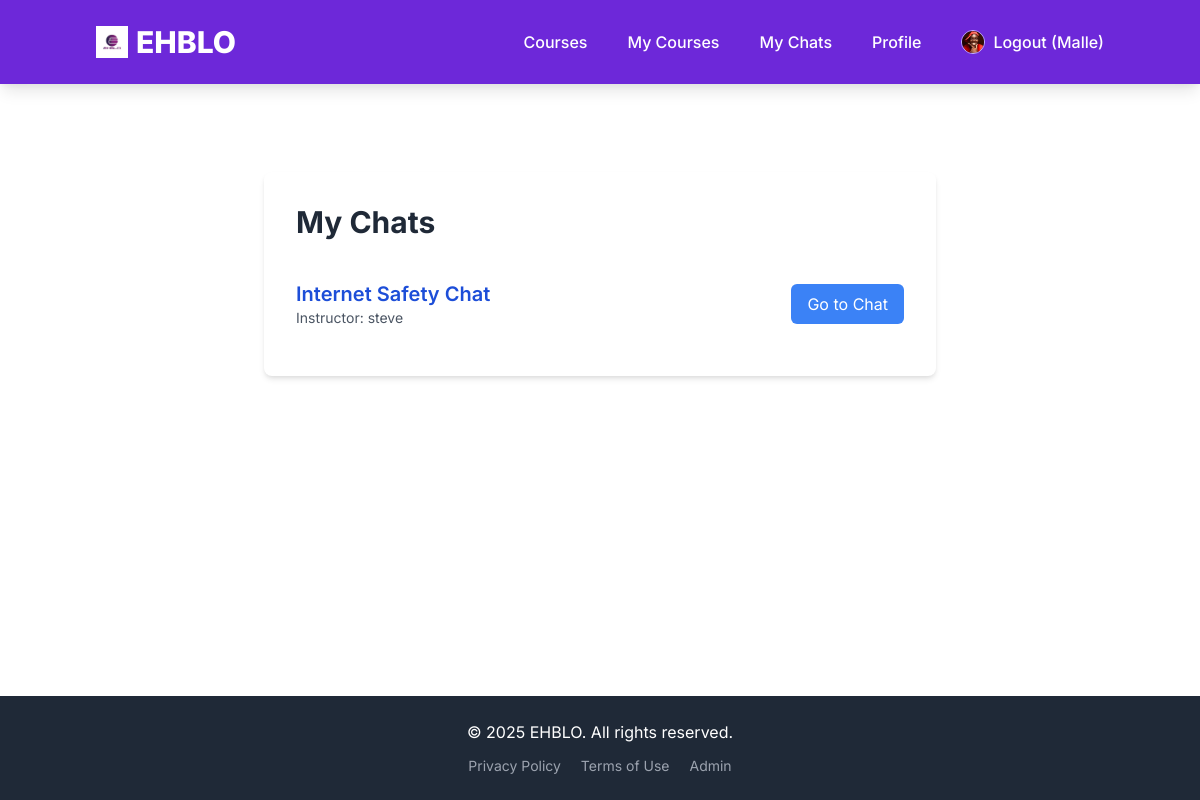
Page /chat/my-chats/ (signed in) on the earlier database version.
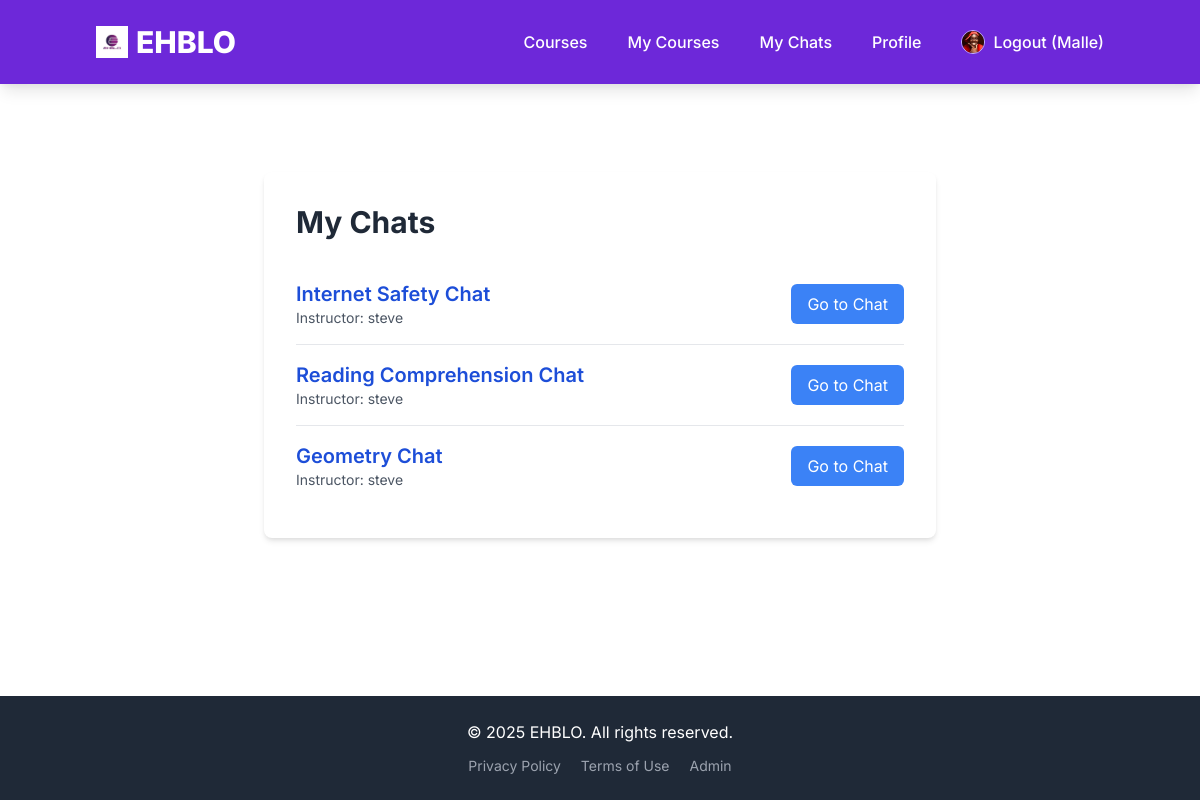
Same page on the later database version.
### courses/models.py (models this page shows, shortened)
class Course(models.Model):
    instructor = models.ForeignKey(settings.AUTH_USER_MODEL,
                                   on_delete=models.CASCADE,
                                   related_name='courses_created',
                                   limit_choices_to={'user_type': 'instructor'})
    subject = models.ForeignKey(Subject,
                                 on_delete=models.CASCADE,
                                 related_name='courses')
    title = models.CharField(max_length=250)
    slug = models.SlugField(max_length=250, unique=True, blank=True)
    overview = models.TextField()
    created = models.DateTimeField(auto_now_add=True)
    updated = models.DateTimeField(auto_now=True)
    price = models.DecimalField(max_digits=10, decimal_places=2, default=0.00) # 0 for free courses
    is_published = models.BooleanField(default=False)
    tags = TaggableManager(blank=True)
    image = models.ImageField(upload_to='course_thumbnails/', null=True, blank=True)
    class Meta:
        ordering = ('-created',)

### users/models.py (models this page shows, shortened)
class CustomUser(AbstractUser):
    USER_TYPE_CHOICES = (
        ("student", "Student"),
        ("instructor", "Instructor"),
    )
    user_type = models.CharField(max_length=20, choices=USER_TYPE_CHOICES, default="student")
    bio = models.TextField(blank=True, null=True)
    profile_picture = models.ImageField(upload_to='profile_pics/', blank=True, null=True)
    phone_number = models.CharField(max_length=20, blank=True, null=True)
    country = models.CharField(max_length=100, blank=True, null=True)
    class Meta:
        verbose_name = "User"
        verbose_name_plural = "Users"

### chat/views.py (the view)
# urls.py: path('my-chats/', views.MyChatsListView.as_view(), name='my_chats'),
class MyChatsListView(LoginRequiredMixin, ListView):
    model = Course
    template_name = 'chat/my_chats.html'
    context_object_name = 'chats'
    def get_queryset(self):
        user = self.request.user
        if user.user_type == 'student':
            return Course.objects.filter(enrollments__student=user, chat_room__isnull=False).distinct()
        elif user.user_type == 'instructor':
            return Course.objects.filter(instructor=user, chat_room__isnull=False).distinct()
        return Course.objects.none()

### chat/templates/chat/my_chats.html (shortened to what this page needs)
{% extends "base.html" %}
{% block content %}
<div class="max-w-2xl mx-auto bg-white p-8 rounded-lg shadow-md mt-10">
    <h1 class="text-3xl font-bold text-gray-800 mb-6">My Chats</h1>
    {% if chats %}
        <ul class="divide-y divide-gray-200">
            {% for course in chats %}
                <li class="py-4 flex justify-between items-center">
                    <div>
                        <h2 class="text-xl font-semibold text-blue-700">{{ course.title }} Chat</h2>
                        <p class="text-gray-600 text-sm">Instructor: {{ course.instructor.get_full_name|default:course.instructor.username }}</p>
                    </div>
                    <a href="{% url 'course_chat_detail' course.id %}"
                       class="bg-blue-500 text-white px-4 py-2 rounded-md hover:bg-blue-600 transition duration-300">
                        Go to Chat
                    </a>
                </li>
            {% endfor %}
        </ul>
    {% endif %}
</div>
{% endblock %}

Differences in the rows shown:
now on this page (row edited): Course: title "Reading Comprehension", instructor.get_full_name "steve"
now on this page (row unchanged): Course: title "Geometry", instructor.get_full_name "steve"
